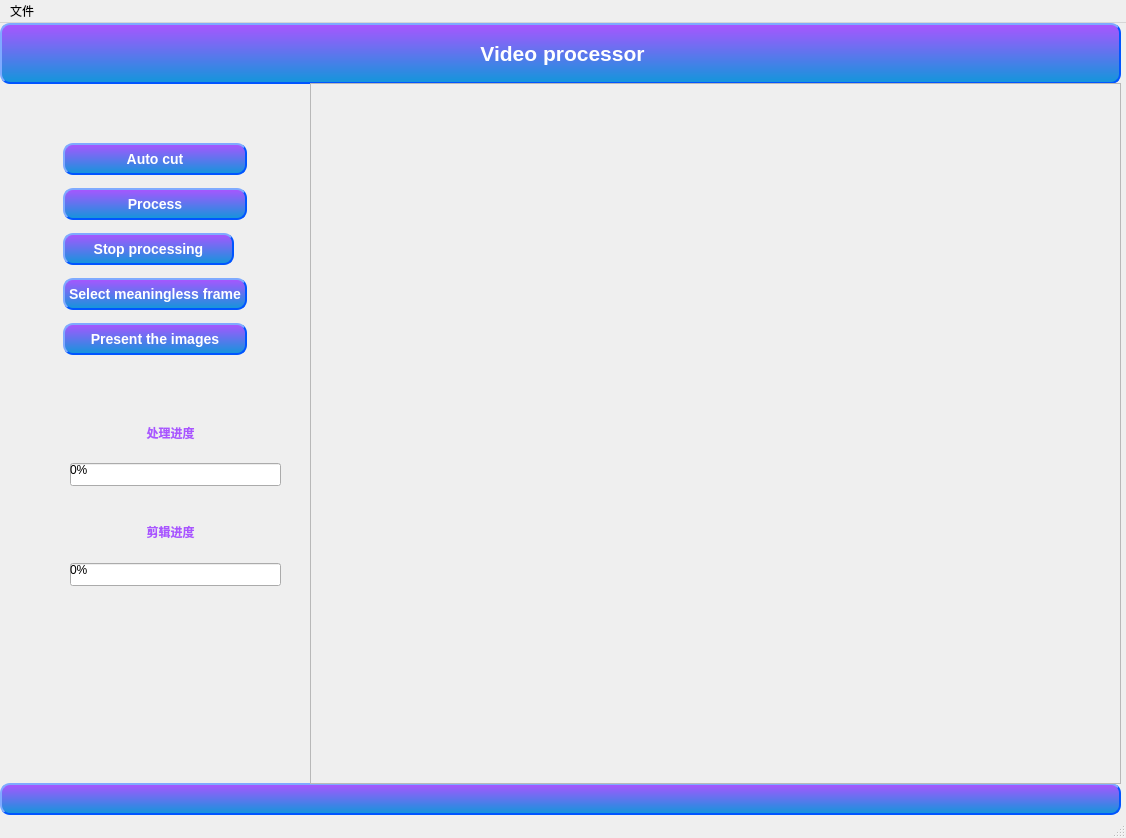
<?xml version="1.0" encoding="UTF-8"?>
<ui version="4.0">
 <class>MainWindow</class>
 <widget class="QMainWindow" name="MainWindow">
  <property name="geometry">
   <rect>
    <x>0</x>
    <y>0</y>
    <width>1126</width>
    <height>838</height>
   </rect>
  </property>
  <property name="windowTitle">
   <string>MainWindow</string>
  </property>
  <widget class="QWidget" name="centralwidget">
   <widget class="QLabel" name="label">
    <property name="geometry">
     <rect>
      <x>0</x>
      <y>0</y>
      <width>1121</width>
      <height>61</height>
     </rect>
    </property>
    <property name="styleSheet">
     <string notr="true">QFrame
{
    color:#ffffff; /*文字颜色*/
    background-color:qlineargradient(x1: 0, y1: 0, x2: 0, y2: 1, stop:0 #aa55ff, stop: 1 #1296db);/*背景色*/
    border-style:outset; /*边框风格*/
    border-width:2px;/*边框宽度*/
    border-color:#0055ff; /*边框颜色*/
    border-radius:10px; /*边框倒角*/
    font:bold 14px; /*字体*/
    font-family: Segoe UI;
    min-width:100px;/*控件最小宽度*/
    min-height:20px;/*控件最小高度*/
    padding:4px;/*内边距*/
}</string>
    </property>
    <property name="text">
     <string>&lt;html&gt;&lt;head/&gt;&lt;body&gt;&lt;p align=&quot;center&quot;&gt;&lt;span style=&quot; font-size:16pt;&quot;&gt;Video processor&lt;/span&gt;&lt;/p&gt;&lt;/body&gt;&lt;/html&gt;</string>
    </property>
   </widget>
   <widget class="QFrame" name="frame">
    <property name="geometry">
     <rect>
      <x>0</x>
      <y>760</y>
      <width>1121</width>
      <height>32</height>
     </rect>
    </property>
    <property name="styleSheet">
     <string notr="true">QFrame
{
    color:#ffffff; /*文字颜色*/
    background-color:qlineargradient(x1: 0, y1: 0, x2: 0, y2: 1, stop:0 #aa55ff, stop: 1 #1296db);/*背景色*/
    border-style:outset; /*边框风格*/
    border-width:2px;/*边框宽度*/
    border-color:#0055ff; /*边框颜色*/
    border-radius:10px; /*边框倒角*/
    font:bold 14px; /*字体*/
    font-family: Segoe UI;
    min-width:100px;/*控件最小宽度*/
    min-height:20px;/*控件最小高度*/
    padding:4px;/*内边距*/
}</string>
    </property>
    <property name="frameShape">
     <enum>QFrame::StyledPanel</enum>
    </property>
    <property name="frameShadow">
     <enum>QFrame::Raised</enum>
    </property>
   </widget>
   <widget class="QScrollArea" name="scrollArea">
    <property name="geometry">
     <rect>
      <x>310</x>
      <y>60</y>
      <width>811</width>
      <height>701</height>
     </rect>
    </property>
    <property name="widgetResizable">
     <bool>true</bool>
    </property>
    <widget class="QWidget" name="scrollAreaWidgetContents">
     <property name="geometry">
      <rect>
       <x>0</x>
       <y>0</y>
       <width>809</width>
       <height>699</height>
      </rect>
     </property>
    </widget>
   </widget>
   <widget class="QWidget" name="layoutWidget">
    <property name="geometry">
     <rect>
      <x>63</x>
      <y>113</y>
      <width>184</width>
      <height>229</height>
     </rect>
    </property>
    <layout class="QVBoxLayout" name="verticalLayout">
     <item>
      <widget class="QPushButton" name="Auto_cut">
       <property name="styleSheet">
        <string notr="true">QPushButton
{
    color:#ffffff; /*文字颜色*/
    background-color:qlineargradient(x1: 0, y1: 0, x2: 0, y2: 1, stop:0 #aa55ff, stop: 1 #1296db);/*背景色*/
    border-style:outset; /*边框风格*/
    border-width:2px;/*边框宽度*/
    border-color:#0055ff; /*边框颜色*/
    border-radius:10px; /*边框倒角*/
    font:bold 14px; /*字体*/
    font-family: Segoe UI;
    min-width:100px;/*控件最小宽度*/
    min-height:20px;/*控件最小高度*/
    padding:4px;/*内边距*/
}

QPushButton::hover{
	color:#ffffff; /*文字颜色*/
    background-color:qlineargradient(x1: 1, y1: 1, x2: 1, y2: 0, stop:0 #aa55ff, stop: 1 #1296db);/*背景色*/
    border-style:outset; /*边框风格*/
    border-width:2px;/*边框宽度*/
    border-color:#0055ff; /*边框颜色*/
    border-radius:10px; /*边框倒角*/
    font:bold 14px; /*字体*/
    font-family: Segoe UI;
    min-width:100px;/*控件最小宽度*/
    min-height:20px;/*控件最小高度*/
    padding:4px;/*内边距*/
}</string>
       </property>
       <property name="text">
        <string>Auto cut</string>
       </property>
      </widget>
     </item>
     <item>
      <widget class="QPushButton" name="Process">
       <property name="styleSheet">
        <string notr="true">QPushButton
{
    color:#ffffff; /*文字颜色*/
    background-color:qlineargradient(x1: 0, y1: 0, x2: 0, y2: 1, stop:0 #aa55ff, stop: 1 #1296db);/*背景色*/
    border-style:outset; /*边框风格*/
    border-width:2px;/*边框宽度*/
    border-color:#0055ff; /*边框颜色*/
    border-radius:10px; /*边框倒角*/
    font:bold 14px; /*字体*/
    font-family: Segoe UI;
    min-width:100px;/*控件最小宽度*/
    min-height:20px;/*控件最小高度*/
    padding:4px;/*内边距*/
}

QPushButton::hover{
	color:#ffffff; /*文字颜色*/
    background-color:qlineargradient(x1: 1, y1: 1, x2: 1, y2: 0, stop:0 #aa55ff, stop: 1 #1296db);/*背景色*/
    border-style:outset; /*边框风格*/
    border-width:2px;/*边框宽度*/
    border-color:#0055ff; /*边框颜色*/
    border-radius:10px; /*边框倒角*/
    font:bold 14px; /*字体*/
    font-family: Segoe UI;
    min-width:100px;/*控件最小宽度*/
    min-height:20px;/*控件最小高度*/
    padding:4px;/*内边距*/
}</string>
       </property>
       <property name="text">
        <string>Process</string>
       </property>
      </widget>
     </item>
     <item>
      <widget class="QPushButton" name="Stop_process">
       <property name="maximumSize">
        <size>
         <width>171</width>
         <height>16777215</height>
        </size>
       </property>
       <property name="styleSheet">
        <string notr="true">QPushButton
{
    color:#ffffff; /*文字颜色*/
    background-color:qlineargradient(x1: 0, y1: 0, x2: 0, y2: 1, stop:0 #aa55ff, stop: 1 #1296db);/*背景色*/
    border-style:outset; /*边框风格*/
    border-width:2px;/*边框宽度*/
    border-color:#0055ff; /*边框颜色*/
    border-radius:10px; /*边框倒角*/
    font:bold 14px; /*字体*/
    font-family: Segoe UI;
    min-width:100px;/*控件最小宽度*/
    min-height:20px;/*控件最小高度*/
    padding:4px;/*内边距*/
}

QPushButton::hover{
	color:#ffffff; /*文字颜色*/
    background-color:qlineargradient(x1: 1, y1: 1, x2: 1, y2: 0, stop:0 #aa55ff, stop: 1 #1296db);/*背景色*/
    border-style:outset; /*边框风格*/
    border-width:2px;/*边框宽度*/
    border-color:#0055ff; /*边框颜色*/
    border-radius:10px; /*边框倒角*/
    font:bold 14px; /*字体*/
    font-family: Segoe UI;
    min-width:100px;/*控件最小宽度*/
    min-height:20px;/*控件最小高度*/
    padding:4px;/*内边距*/
}</string>
       </property>
       <property name="text">
        <string>Stop processing</string>
       </property>
      </widget>
     </item>
     <item>
      <widget class="QPushButton" name="Select_image">
       <property name="styleSheet">
        <string notr="true">QPushButton
{
    color:#ffffff; /*文字颜色*/
    background-color:qlineargradient(x1: 0, y1: 0, x2: 0, y2: 1, stop:0 #aa55ff, stop: 1 #1296db);/*背景色*/
    border-style:outset; /*边框风格*/
    border-width:2px;/*边框宽度*/
    border-color:#0055ff; /*边框颜色*/
    border-radius:10px; /*边框倒角*/
    font:bold 14px; /*字体*/
    font-family: Segoe UI;
    min-width:100px;/*控件最小宽度*/
    min-height:20px;/*控件最小高度*/
    padding:4px;/*内边距*/
}

QPushButton::hover{
	color:#ffffff; /*文字颜色*/
    background-color:qlineargradient(x1: 1, y1: 1, x2: 1, y2: 0, stop:0 #aa55ff, stop: 1 #1296db);/*背景色*/
    border-style:outset; /*边框风格*/
    border-width:2px;/*边框宽度*/
    border-color:#0055ff; /*边框颜色*/
    border-radius:10px; /*边框倒角*/
    font:bold 14px; /*字体*/
    font-family: Segoe UI;
    min-width:100px;/*控件最小宽度*/
    min-height:20px;/*控件最小高度*/
    padding:4px;/*内边距*/
}</string>
       </property>
       <property name="text">
        <string>Select meaningless frame</string>
       </property>
      </widget>
     </item>
     <item>
      <widget class="QPushButton" name="Present_images">
       <property name="styleSheet">
        <string notr="true">QPushButton
{
    color:#ffffff; /*文字颜色*/
    background-color:qlineargradient(x1: 0, y1: 0, x2: 0, y2: 1, stop:0 #aa55ff, stop: 1 #1296db);/*背景色*/
    border-style:outset; /*边框风格*/
    border-width:2px;/*边框宽度*/
    border-color:#0055ff; /*边框颜色*/
    border-radius:10px; /*边框倒角*/
    font:bold 14px; /*字体*/
    font-family: Segoe UI;
    min-width:100px;/*控件最小宽度*/
    min-height:20px;/*控件最小高度*/
    padding:4px;/*内边距*/
}

QPushButton::hover{
	color:#ffffff; /*文字颜色*/
    background-color:qlineargradient(x1: 1, y1: 1, x2: 1, y2: 0, stop:0 #aa55ff, stop: 1 #1296db);/*背景色*/
    border-style:outset; /*边框风格*/
    border-width:2px;/*边框宽度*/
    border-color:#0055ff; /*边框颜色*/
    border-radius:10px; /*边框倒角*/
    font:bold 14px; /*字体*/
    font-family: Segoe UI;
    min-width:100px;/*控件最小宽度*/
    min-height:20px;/*控件最小高度*/
    padding:4px;/*内边距*/
}</string>
       </property>
       <property name="text">
        <string>Present the images</string>
       </property>
      </widget>
     </item>
    </layout>
   </widget>
   <widget class="QProgressBar" name="clip_rate">
    <property name="geometry">
     <rect>
      <x>70</x>
      <y>540</y>
      <width>211</width>
      <height>23</height>
     </rect>
    </property>
    <property name="font">
     <font>
      <weight>50</weight>
      <bold>false</bold>
     </font>
    </property>
    <property name="styleSheet">
     <string notr="true">QProgressBar::chunk
{
border-radius:11px;
background:qlineargradient(spread:pad,x1:0,y1:0,x2:1,y2:0,stop:0 #01FAFF,stop:1  #26B4FF);
}
QProgressBar#progressBar
{
height:22px;
text-align:center;/*文本位置*/
font-size:14px;
color:white;
border-radius:11px;
background: #1D5573 ;
}</string>
    </property>
    <property name="value">
     <number>0</number>
    </property>
    <property name="textVisible">
     <bool>true</bool>
    </property>
   </widget>
   <widget class="QProgressBar" name="process_rate">
    <property name="geometry">
     <rect>
      <x>70</x>
      <y>440</y>
      <width>211</width>
      <height>23</height>
     </rect>
    </property>
    <property name="styleSheet">
     <string notr="true">QProgressBar::chunk
{
border-radius:11px;
background:qlineargradient(spread:pad,x1:0,y1:0,x2:1,y2:0,stop:0 #01FAFF,stop:1  #26B4FF);
}
QProgressBar#progressBar
{
height:22px;
text-align:center;/*文本位置*/
font-size:14px;
color:white;
border-radius:11px;
background: #1D5573 ;
}</string>
    </property>
    <property name="value">
     <number>0</number>
    </property>
   </widget>
   <widget class="QLabel" name="label_2">
    <property name="geometry">
     <rect>
      <x>60</x>
      <y>400</y>
      <width>221</width>
      <height>21</height>
     </rect>
    </property>
    <property name="styleSheet">
     <string notr="true">self.setStyleSheet(&quot;QLabel{background:white;}&quot;
                   &quot;QLabel{color:rgb(100,100,100,250);font-size:15px;font-weight:bold;font-family:Roman times;}&quot;
                   &quot;QLabel:hover{color:rgb(100,100,100,120);}&quot;)</string>
    </property>
    <property name="text">
     <string>&lt;html&gt;&lt;head/&gt;&lt;body&gt;&lt;p align=&quot;center&quot;&gt;&lt;span style=&quot; font-weight:600; color:#aa55ff;&quot;&gt;处理进度&lt;/span&gt;&lt;/p&gt;&lt;/body&gt;&lt;/html&gt;</string>
    </property>
   </widget>
   <widget class="QLabel" name="label_3">
    <property name="geometry">
     <rect>
      <x>70</x>
      <y>500</y>
      <width>201</width>
      <height>16</height>
     </rect>
    </property>
    <property name="text">
     <string>&lt;html&gt;&lt;head/&gt;&lt;body&gt;&lt;p align=&quot;center&quot;&gt;&lt;span style=&quot; font-weight:600; color:#aa55ff;&quot;&gt;剪辑进度&lt;/span&gt;&lt;/p&gt;&lt;/body&gt;&lt;/html&gt;</string>
    </property>
   </widget>
  </widget>
  <widget class="QMenuBar" name="menubar">
   <property name="geometry">
    <rect>
     <x>0</x>
     <y>0</y>
     <width>1126</width>
     <height>26</height>
    </rect>
   </property>
   <widget class="QMenu" name="menu">
    <property name="title">
     <string>文件</string>
    </property>
    <addaction name="actionOpen_file"/>
   </widget>
   <addaction name="menu"/>
  </widget>
  <widget class="QStatusBar" name="statusbar"/>
  <action name="actionOpen_file">
   <property name="text">
    <string>Open file</string>
   </property>
  </action>
 </widget>
 <resources/>
 <connections/>
</ui>
